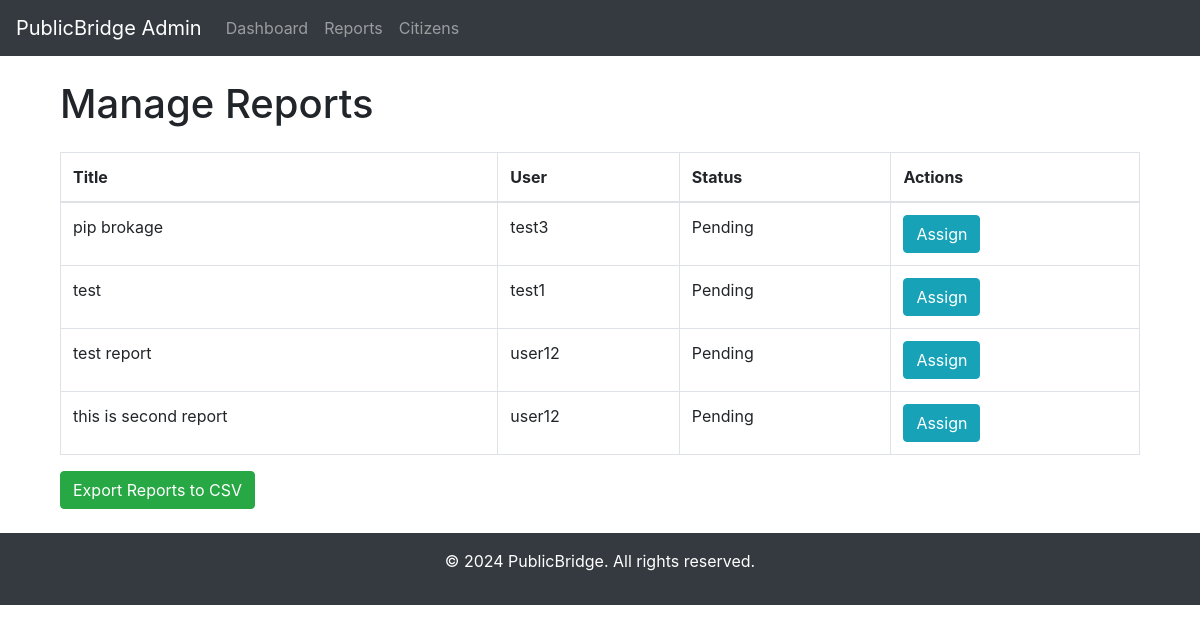
The page /dashboard/manage-reports/ (signed in) on the database its author committed.
### reports/models.py (models this page shows, shortened)
class Report(models.Model):
    STATUS_CHOICES = [
        ('under_review', 'Under Review'),
        ('resolved', 'Resolved'),
        ('pending', 'Pending'),
        ('rejected', 'Rejected'),
    ]
    CATEGORY_CHOICES = [
        ('corruption', 'Corruption'),
        ('service', 'Public Service Issue'),
        ('other', 'Other'),
    ]
    PRIORITY_CHOICES = [
        ('low', 'Low'),
        ('medium', 'Medium'),
        ('high', 'High'),
    ]
    user = models.ForeignKey(settings.AUTH_USER_MODEL, on_delete=models.CASCADE)
    title = models.CharField(max_length=200)
    description = models.TextField()
    status = models.CharField(max_length=20, choices=STATUS_CHOICES, default='pending')
    priority = models.CharField(max_length=10, choices=PRIORITY_CHOICES, default='medium')
    category = models.CharField(max_length=50, choices=CATEGORY_CHOICES, default="General")
    created_at = models.DateTimeField(auto_now_add=True)
    updated_at = models.DateTimeField(auto_now=True)
    assigned_department = models.ForeignKey(
        'users.GovernmentAdmin',  # Correct app and model name
        on_delete=models.SET_NULL,
        null=True,
        blank=True,
        related_name='reports',
    )

### users/models.py (models this page shows, shortened)
class User(AbstractUser):
    is_citizen = models.BooleanField(default=True)
    is_government_admin = models.BooleanField(default=False)
    engagement_score = models.IntegerField(default=0)

### dashboard/views.py (the view)
# urls.py: path('manage-reports/', views.manage_reports, name='manage_reports'),
@login_required
def manage_reports(request):
    reports = Report.objects.all()
    return render(request, 'admin_dashboard/manage_reports.html', {'reports': reports})

### templates/admin_dashboard/manage_reports.html
{% extends 'admin_dashboard/base.html' %}
{% block content %}
<div class="container">
    <h1 class="my-4">Manage Reports</h1>
    <table class="table table-bordered">
        <thead>
            <tr>
                <th>Title</th>
                <th>User</th>
                <th>Status</th>
                <th>Actions</th>
            </tr>
        </thead>
        <tbody>
            {% for report in reports %}
            <tr>
                <td>{{ report.title }}</td>
                <td>
                  {% if report.user %}
                 {{ report.user.username }}
                 {% else %}
                Anonymous
                 {% endif %}
                </td>
                <td>{{ report.status }}</td>
                <td>
                    <a href="{% url 'assign_report_to_department' report.id 1 %}" class="btn btn-info">Assign</a>
                </td>
            </tr>
            {% endfor %}
        </tbody>
    </table>
    <a href="{% url 'export_reports_to_csv' %}" class="btn btn-success">Export Reports to CSV</a>
</div>
{% endblock %}

### rows shown on the page
Report: title "pip brokage", user.username "test3", status "Pending"
Report: title "test", user.username "test1", status "Pending"
Report: title "test report", user.username "user12", status "Pending"
Report: title "this is second report", user.username "user12", status "Pending"
